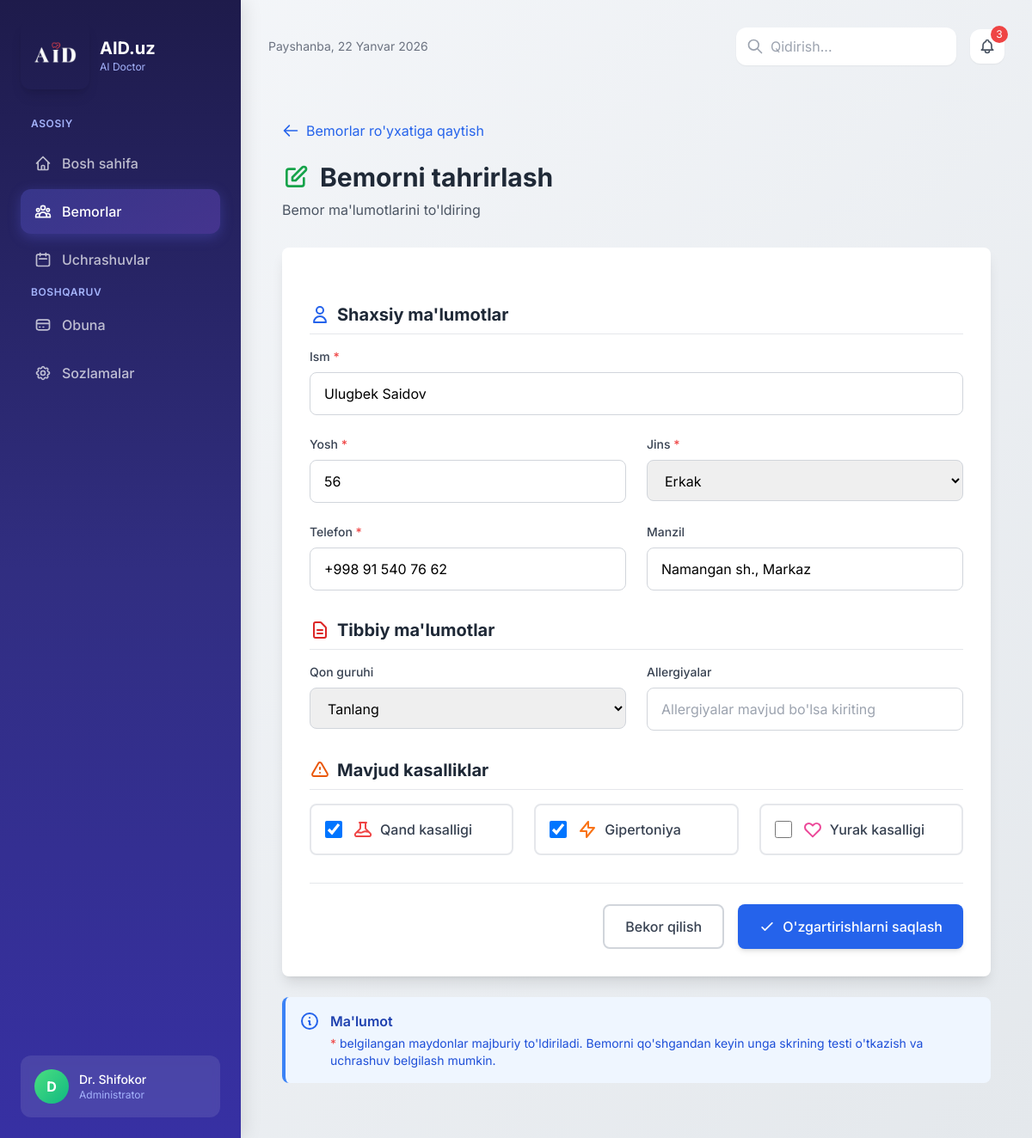
/patients/58/edit/, run on the app's committed database.
### patients/models.py (models this page shows, shortened)
class Patient(models.Model):
    JINS_CHOICES = [
        ('E', 'Erkak'),
        ('A', 'Ayol'),
    ]
    QON_GURUHI_CHOICES = [
        ('A+', 'A+'),
        ('A-', 'A-'),
        ('B+', 'B+'),
        ('B-', 'B-'),
        ('O+', 'O+'),
        ('O-', 'O-'),
        ('AB+', 'AB+'),
        ('AB-', 'AB-'),
    ]
    ism = models.CharField(max_length=200, verbose_name='Ism')
    yosh = models.IntegerField(verbose_name='Yosh')
    jins = models.CharField(max_length=1, choices=JINS_CHOICES, verbose_name='Jins')
    telefon = models.CharField(max_length=20, verbose_name='Telefon')
    manzil = models.TextField(blank=True, null=True, verbose_name='Manzil')
    qon_guruhi = models.CharField(
        max_length=3,
        choices=QON_GURUHI_CHOICES,
        blank=True,
        null=True,
        verbose_name='Qon guruhi'
    )
    allergiyalar = models.TextField(blank=True, null=True, verbose_name='Allergiyalar')
    qand_kasalligi = models.BooleanField(default=False, verbose_name='Qand kasalligi')
    gipertoniya = models.BooleanField(default=False, verbose_name='Gipertoniya')
    yurak_kasalligi = models.BooleanField(default=False, verbose_name='Yurak kasalligi')
    umumiy_uchrashuvlar = models.IntegerField(default=0, verbose_name='Umumiy uchrashuvlar')
    kelmaganlar_soni = models.IntegerField(default=0, verbose_name='Kelmaganlar soni')
    yaratilgan_sana = models.DateTimeField(auto_now_add=True, verbose_name='Yaratilgan sana')
    class Meta:
        verbose_name = 'Bemor'
        verbose_name_plural = 'Bemorlar'
        ordering = ['-yaratilgan_sana']

### patients/views.py (the view, shortened to what this page needs)
# urls.py: path('patients/<int:pk>/edit/', views.patient_edit, name='patient_edit'),
def patient_edit(request, pk):
    patient = get_object_or_404(Patient, pk=pk)
    context = {'patient': patient, 'is_edit': True}
    return render(request, 'patients/patient_form.html', context)

### templates/patients/patient_form.html (shortened to what this page needs)
{% extends 'base.html' %}
{% block content %}
<div class="container mx-auto px-4 py-8">
    <div class="mb-6">
        <a href="{% url 'patient_list' %}" class="text-blue-600 hover:text-blue-800 flex items-center transition duration-200">
            <svg class="w-5 h-5 mr-2" fill="none" stroke="currentColor" viewBox="0 0 24 24">
                <path stroke-linecap="round" stroke-linejoin="round" stroke-width="2" d="M10 19l-7-7m0 0l7-7m-7 7h18"></path>
            </svg>
            Bemorlar ro'yxatiga qaytish
        </a>
    </div>
    <div class="mb-8">
        <h1 class="text-3xl font-bold text-gray-800 mb-2">
            {% if is_edit %}
            <span class="flex items-center">
                <svg class="w-8 h-8 mr-3 text-green-600" fill="none" stroke="currentColor" viewBox="0 0 24 24">
                    <path stroke-linecap="round" stroke-linejoin="round" stroke-width="2" d="M11 5H6a2 2 0 00-2 2v11a2 2 0 002 2h11a2 2 0 002-2v-5m-1.414-9.414a2 2 0 112.828 2.828L11.828 15H9v-2.828l8.586-8.586z"></path>
                </svg>
                Bemorni tahrirlash
            </span>
            {% endif %}
        </h1>
        <p class="text-gray-600">Bemor ma'lumotlarini to'ldiring</p>
    </div>
    <div class="bg-white rounded-lg shadow-lg p-8 max-w-4xl mx-auto">
        <form method="post" class="space-y-8" id="patientForm">
            <div>
                <h2 class="text-xl font-bold text-gray-800 mb-4 flex items-center border-b pb-2">
                    <svg class="w-6 h-6 mr-2 text-blue-600" fill="none" stroke="currentColor" viewBox="0 0 24 24">
                        <path stroke-linecap="round" stroke-linejoin="round" stroke-width="2" d="M16 7a4 4 0 11-8 0 4 4 0 018 0zM12 14a7 7 0 00-7 7h14a7 7 0 00-7-7z"></path>
                    </svg>
                    Shaxsiy ma'lumotlar
                </h2>
                <div class="grid grid-cols-1 md:grid-cols-2 gap-6 mt-4">
                    <div class="md:col-span-2">
                        <label for="id_ism" class="block text-sm font-medium text-gray-700 mb-2">
                            Ism <span class="text-red-500">*</span>
                        </label>
                        <input type="text"
                               name="ism"
                               id="id_ism"
                               value="{% if patient %}{{ patient.ism }}{% endif %}"
                               required
                               class="w-full px-4 py-3 border border-gray-300 rounded-lg focus:ring-2 focus:ring-blue-500 focus:border-transparent transition duration-200"
                               placeholder="Bemorning to'liq ismi">
                    </div>
                    <div>
                        <label for="id_yosh" class="block text-sm font-medium text-gray-700 mb-2">
                            Yosh <span class="text-red-500">*</span>
                        </label>
                        <input type="number"
                               name="yosh"
                               id="id_yosh"
                               value="{% if patient %}{{ patient.yosh }}{% endif %}"
                               required
                               min="0"
                               max="150"
                               class="w-full px-4 py-3 border border-gray-300 rounded-lg focus:ring-2 focus:ring-blue-500 focus:border-transparent transition duration-200"
                               placeholder="Yoshini kiriting">
                    </div>
                    <div>
                        <label for="id_jins" class="block text-sm font-medium text-gray-700 mb-2">
                            Jins <span class="text-red-500">*</span>
                        </label>
                        <select name="jins"
                                id="id_jins"
                                required
                                class="w-full px-4 py-3 border border-gray-300 rounded-lg focus:ring-2 focus:ring-blue-500 focus:border-transparent transition duration-200">
                            <option value="Erkak" {% if patient and patient.jins == "Erkak" %}selected{% endif %}>Erkak</option>
                        </select>
                    </div>
                    <div>
                        <label for="id_telefon" class="block text-sm font-medium text-gray-700 mb-2">
                            Telefon <span class="text-red-500">*</span>
                        </label>
                        <input type="tel"
                               name="telefon"
                               id="id_telefon"
                               value="{% if patient %}{{ patient.telefon }}{% endif %}"
                               required
                               class="w-full px-4 py-3 border border-gray-300 rounded-lg focus:ring-2 focus:ring-blue-500 focus:border-transparent transition duration-200"
                               placeholder="+998 90 123 45 67">
                    </div>
                    <div>
                        <label for="id_manzil" class="block text-sm font-medium text-gray-700 mb-2">
                            Manzil
                        </label>
                        <input type="text"
                               name="manzil"
                               id="id_manzil"
                               value="{% if patient %}{{ patient.manzil }}{% endif %}"
                               class="w-full px-4 py-3 border border-gray-300 rounded-lg focus:ring-2 focus:ring-blue-500 focus:border-transparent transition duration-200"
                               placeholder="Yashash manzili">
                    </div>
                </div>
            </div>
            <div>
                <h2 class="text-xl font-bold text-gray-800 mb-4 flex items-center border-b pb-2">
                    <svg class="w-6 h-6 mr-2 text-red-600" fill="none" stroke="currentColor" viewBox="0 0 24 24">
                        <path stroke-linecap="round" stroke-linejoin="round" stroke-width="2" d="M9 12h6m-6 4h6m2 5H7a2 2 0 01-2-2V5a2 2 0 012-2h5.586a1 1 0 01.707.293l5.414 5.414a1 1 0 01.293.707V19a2 2 0 01-2 2z"></path>
                    </svg>
                    Tibbiy ma'lumotlar
                </h2>
                <div class="grid grid-cols-1 md:grid-cols-2 gap-6 mt-4">
                    <div>
                        <label for="id_qon_guruhi" class="block text-sm font-medium text-gray-700 mb-2">
                            Qon guruhi
                        </label>
                        <select name="qon_guruhi"
                                id="id_qon_guruhi"
                                class="w-full px-4 py-3 border border-gray-300 rounded-lg focus:ring-2 focus:ring-blue-500 focus:border-transparent transition duration-200">
                            <option value="">Tanlang</option>
                        </select>
                    </div>
                    <div>
                        <label for="id_allergiyalar" class="block text-sm font-medium text-gray-700 mb-2">
                            Allergiyalar
                        </label>
                        <input type="text"
                               name="allergiyalar"
                               id="id_allergiyalar"
                               value="{% if patient %}{{ patient.allergiyalar }}{% endif %}"
                               class="w-full px-4 py-3 border border-gray-300 rounded-lg focus:ring-2 focus:ring-blue-500 focus:border-transparent transition duration-200"
                               placeholder="Allergiyalar mavjud bo'lsa kiriting">
                    </div>
                </div>
            </div>
            <div>
                <h2 class="text-xl font-bold text-gray-800 mb-4 flex items-center border-b pb-2">
                    <svg class="w-6 h-6 mr-2 text-orange-600" fill="none" stroke="currentColor" viewBox="0 0 24 24">
                        <path stroke-linecap="round" stroke-linejoin="round" stroke-width="2" d="M12 9v2m0 4h.01m-6.938 4h13.856c1.54 0 2.502-1.667 1.732-3L13.732 4c-.77-1.333-2.694-1.333-3.464 0L3.34 16c-.77 1.333.192 3 1.732 3z"></path>
                    </svg>
                    Mavjud kasalliklar
                </h2>
                <div class="grid grid-cols-1 md:grid-cols-3 gap-6 mt-4">
                    <div class="flex items-center p-4 border-2 border-gray-200 rounded-lg hover:border-blue-500 transition duration-200">
                        <input type="checkbox"
                               name="qand_kasalligi"
                               id="id_qand_kasalligi"
                               {% if patient and patient.qand_kasalligi %}checked{% endif %}
                               class="w-5 h-5 text-blue-600 border-gray-300 rounded focus:ring-blue-500">
                        <label for="id_qand_kasalligi" class="ml-3 flex items-center cursor-pointer">
                            <span class="text-gray-700 font-medium">Qand kasalligi</span>
                        </label>
                    </div>
                    <div class="flex items-center p-4 border-2 border-gray-200 rounded-lg hover:border-blue-500 transition duration-200">
                        <input type="checkbox"
                               name="gipertoniya"
                               id="id_gipertoniya"
                               {% if patient and patient.gipertoniya %}checked{% endif %}
                               class="w-5 h-5 text-blue-600 border-gray-300 rounded focus:ring-blue-500">
                        <label for="id_gipertoniya" class="ml-3 flex items-center cursor-pointer">
                            <svg class="w-6 h-6 mr-2 text-orange-500" fill="none" stroke="currentColor" viewBox="0 0 24 24">
                                <path stroke-linecap="round" stroke-linejoin="round" stroke-width="2" d="M13 10V3L4 14h7v7l9-11h-7z"></path>
                            </svg>
                            <span class="text-gray-700 font-medium">Gipertoniya</span>
                        </label>
                    </div>
                    <div class="flex items-center p-4 border-2 border-gray-200 rounded-lg hover:border-blue-500 transition duration-200">
                        <input type="checkbox"
                               name="yurak_kasalligi"
                               id="id_yurak_kasalligi"
                               class="w-5 h-5 text-blue-600 border-gray-300 rounded focus:ring-blue-500">
                        <label for="id_yurak_kasalligi" class="ml-3 flex items-center cursor-pointer">
                            <svg class="w-6 h-6 mr-2 text-pink-500" fill="none" stroke="currentColor" viewBox="0 0 24 24">
                                <path stroke-linecap="round" stroke-linejoin="round" stroke-width="2" d="M4.318 6.318a4.5 4.5 0 000 6.364L12 20.364l7.682-7.682a4.5 4.5 0 00-6.364-6.364L12 7.636l-1.318-1.318a4.5 4.5 0 00-6.364 0z"></path>
                            </svg>
                            <span class="text-gray-700 font-medium">Yurak kasalligi</span>
                        </label>
                    </div>
                </div>
            </div>
            <div class="flex justify-end space-x-4 pt-6 border-t border-gray-200">
                <a href="{% url 'patient_list' %}" class="px-6 py-3 border-2 border-gray-300 text-gray-700 rounded-lg hover:bg-gray-50 transition duration-200 font-medium">
                    Bekor qilish
                </a>
                <button type="submit" class="px-6 py-3 bg-blue-600 hover:bg-blue-700 text-white rounded-lg shadow-md transition duration-200 font-medium flex items-center">
                    <svg class="w-5 h-5 mr-2" fill="none" stroke="currentColor" viewBox="0 0 24 24">
                        <path stroke-linecap="round" stroke-linejoin="round" stroke-width="2" d="M5 13l4 4L19 7"></path>
                    </svg>
                    {% if is_edit %}O'zgartirishlarni saqlash{% else %}Bemorni qo'shish{% endif %}
                </button>
            </div>
        </form>
    </div>
    <div class="bg-blue-50 border-l-4 border-blue-500 p-4 rounded-lg mt-6 max-w-4xl mx-auto">
        <div class="flex items-start">
            <svg class="w-6 h-6 text-blue-600 mr-3 flex-shrink-0" fill="none" stroke="currentColor" viewBox="0 0 24 24">
                <path stroke-linecap="round" stroke-linejoin="round" stroke-width="2" d="M13 16h-1v-4h-1m1-4h.01M21 12a9 9 0 11-18 0 9 9 0 0118 0z"></path>
            </svg>
            <div>
                <h3 class="text-blue-800 font-semibold mb-1">Ma'lumot</h3>
                <p class="text-blue-700 text-sm">
                    <span class="text-red-500">*</span> belgilangan maydonlar majburiy to'ldiriladi.
                    Bemorni qo'shgandan keyin unga skrining testi o'tkazish va uchrashuv belgilash mumkin.
                </p>
            </div>
        </div>
    </div>
</div>
{% endblock %}

### templates/base.html (style rules this page uses)
body { font-family: 'Inter', system-ui, sans-serif; background: linear-gradient(135deg, #f5f7fa 0%, #e4e8ec 100%); min-height: 100vh; }

### data on the page
Patient: ism "Ulugbek Saidov", yosh "56", jins "Erkak", telefon "+998 91 540 76 62", manzil "Namangan sh., Markaz", qand_kasalligi "☑", gipertoniya "☑"
